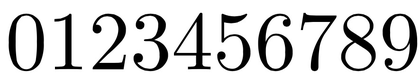
%> input picture data/classify_train/numbers/number.png, 420 x 82 px, shrunk from 886 x 172 before the run; its folder holds only this picture in this run
$ octave get_all.m   (GNU Octave 9; MATLAB toolbox functions it lacks are replaced by stand-ins)
%> lines starting %> are read from the running program, lines starting %| are printed output that depends on the picture; in (x1, y1, x2, y2) boxes, pixels count from 0 and x2, y2 are one past the last pixel; in counts of white or black regions, pixels touching at a corner belong together; the program's own positions count from 1
### code/get_symbols_x.m
function [result coord] = get_symbols(filename)

%%

%EECS 445 Group Project
%LaTex Transformer

%addpath(genpath(fullfile('tmp')));

%% Image Preprocessing

%% Rough Segmentation


im = imread(filename);
im = im2bw(im,0.9);

image{1} = im;
[rough_result, rough_coord] = rough_cut(image, [1 1]);

rough_coord = [rough_coord(:,1) rough_coord(:,3) rough_coord(:,2) rough_coord(:,4)];


%% Deep Segmentation

deep_result = cell(0);
deep_coord = zeros(0,4);

for i = 1:size(rough_result,2)
    [new_result, result_boundries] = deep_cut(rough_result{i}, rough_coord(i,:));
    deep_result = [deep_result new_result];
    deep_coord = [deep_coord; result_boundries];
end
%result = deep_result;
%coord = deep_coord;
[result coord] = combine_equal_sign(deep_result,deep_coord,im);
[result coord] = combine_dot(result,coord,im);

coord = [coord(:,1) coord(:,3) coord(:,2) coord(:,4)];

### code/rough_cut.m
function [result, coordinate] = rough_cut(im, current_origin)

result = {};
coordinate = [];
n = size(im);
n = max(n);
for i = 1:n
    tempt1 = im{i};
    tempt2 = current_origin(i,:);

    sum_col = sum(tempt1, 1);
    sum_row = sum(tempt1, 2);

    indices_col = find(sum_col == size(tempt1,1));
    indices_row = find(sum_row == size(tempt1,2));

    if( isempty(indices_col) && isempty(indices_row) )
        result = [result, tempt1];
        coordinate = [coordinate; tempt2 tempt2(1)+size(tempt1, 1)-1 tempt2(2)+size(tempt1, 2)-1];

    elseif( ~isempty(indices_col) )
        [cut_vertical, origin_vertical] = cut_element_vertical(tempt1, tempt2);
        [tempt_result, tempt_coordinate] = rough_cut(cut_vertical, origin_vertical);
        result = [result, tempt_result];
        coordinate = [coordinate; tempt_coordinate];

    else
        [cut_horizontal, origin_horizontal] = cut_element_horizontal(tempt1, tempt2);
        [tempt_result, tempt_coordinate] = rough_cut(cut_horizontal, origin_horizontal);
        result = [result, tempt_result];
        coordinate = [coordinate; tempt_coordinate];
    end

end


### code/cut_element_vertical.m
function [result, result_origin_coordinate] = cut_element_vertical(im, origin_coordinate)

result = {};
result_origin_coordinate = [];
i=1;
while 1
    sum_col = sum(im,1);

    indices_col_1 = find(sum_col ~= size(im,1));

    if isempty(indices_col_1)
        break;
    end

    if size(indices_col_1,2) == size(im,2);
        result{i} = im;
        result_origin_coordinate = [result_origin_coordinate; origin_coordinate];
        break;
    end

    im = im(:,indices_col_1(1):size(im,2) );
    if i > 1
        origin_coordinate(2) = indices_col_1(1)+indices_col_2(1)+result_origin_coordinate(i-1,2)-2;
    else
        origin_coordinate(2) = indices_col_1(1) + origin_coordinate(2) -1 ;
    end

    sum_col = sum(im,1);

    indices_col_2 = find(sum_col == size(im,1));

    if isempty(indices_col_2)
        result{i} = im;
        result_origin_coordinate = [result_origin_coordinate; origin_coordinate];
        break;
    else
        result{i} = im(:,1:indices_col_2(1)-1);
        result_origin_coordinate = [result_origin_coordinate; origin_coordinate];
    end


    im = im(:,indices_col_2(1):size(im,2));
    origin_coordinate(2) = indices_col_2(1);

    i = i+1;
end


% [22 lines of commented-out code are left out]

### code/deep_cut.m
function [output_imgs, output_boundries] = deep_cut(in_m, g)
    output_imgs = cell(0);
    output_boundries = zeros(0,4);
    m = reverse(in_m);
    while (sum(m(:)) ~= 0)
        temp = zeros(size(m));
        [y0, x0] = find_topmost(m);
        [m, temp, boundry] = find_connected_component(m, temp, y0, x0, [y0, x0, y0, x0]);
        output_imgs = [output_imgs reverse(temp(boundry(1):boundry(3),boundry(2):boundry(4)))];
        output_boundries = [output_boundries; boundry + [g(1), g(3), g(1), g(3) ]];
    end
end

function new_img = reverse(m)
   new_img = zeros(size(m));
   for i = 1:size(m,1)
       for j = 1:size(m,2)
           if m(i,j) == 0
               new_img(i,j) = 1;
           end
       end
   end
end

% [75 lines left out: functions find_topmost, find_connected_component, not called in this run]

### code/get_all.m
%%numbers;
result = cell(2,1);
prev = 0;
srcFiles = dir('classify_train\numbers\*.png');
for i = 1 : length(srcFiles)
    filename = strcat('classify_train\numbers\',srcFiles(i).name);
    labels = cell(1,10);
    for j = 1:10
        labels{j} = j+prev;
    end
    temp = [get_symbols_x(filename); labels ];
%> in get_symbols, im is the input picture: size 82x420x3 uint8; min 0, max 255, mean 211.2
%> in get_symbols, `im = im2bw(im,0.9);`:
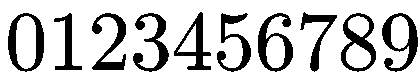
%> im: size 82x420 logical; 79.1% white; 10 black regions, largest, box (x1, y1, x2, y2) and area: (382, 13, 418, 72) 830, (258, 13, 293, 72) 816, (8, 13, 44, 72) 804
%> in rough_cut, `n = size(im);`: n = [1 1]
%> in rough_cut, `n = max(n);`: n = 1
%> the loop in rough_cut, `for i = 1:n` made 1 pass
%> (tempt2, result) on pass 1: ([1 1], {})
%> after the loop in rough_cut, `for i = 1:n`: coordinate = 10 rows, first 8: [14 9 72 44; 14 55 70 82; 14 93 70 126; 14 134 72 169; 13 175 70 211; 14 218 72 251; 14 259 72 293; 13 301 72 337]; origin_vertical = [1 9; 1 55; 1 93; 1 134; 1 175; 1 218; 1 259; 1 301; 1 342; 1 383]; tempt_coordinate has the same summary as coordinate
%> in get_symbols, `[rough_result, rough_coord] = rough_cut(image, [1 1]);`: rough_result = 10 items; rough_coord has the same summary as coordinate in rough_cut
%> in get_symbols, `rough_coord = [rough_coord(:,1) rough_coord(:,3) rough_coord(:,2) roug..`: rough_coord = 10 rows, first 8: [14 72 9 44; 14 70 55 82; 14 70 93 126; 14 72 134 169; 13 70 175 211; 14 72 218 251; 14 72 259 293; 13 72 301 337]
%> the loop in get_symbols, `for i = 1:size(rough_result,2)` made 1 pass
%> pass 1, in deep_cut, `m = reverse(in_m);`:
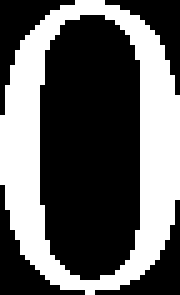
%> m: size 59x36 double (shown 5 times larger); values 0 (black) and 1 (white), 37.9% white; 1 white region, box (x1, y1, x2, y2) and area: (0, 0, 36, 59) 804
%> the run ends on the next line

$ run again, on data/classify_train/numbers/number2.PNG
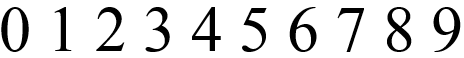
%> input picture data/classify_train/numbers/number2.PNG, 464 x 58 px
%> in get_symbols, im is the input picture: size 58x464x3 uint8; min 0, max 255, mean 220.2
%> in get_symbols, `im = im2bw(im,0.9);`:
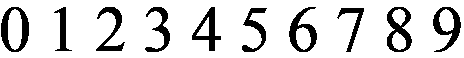
%> im: size 58x464 logical; 83.9% white; 10 black regions, largest, box (x1, y1, x2, y2) and area: (1, 7, 29, 52) 548, (387, 7, 412, 52) 533, (289, 7, 317, 52) 502
%> in rough_cut, `n = size(im);`: n = [1 1]
%> in rough_cut, `n = max(n);`: n = 1
%> the loop in rough_cut, `for i = 1:n` made 1 pass
%> (tempt2, indices_row, result) on pass 1: ([1 1], [1; 2; 3; 4; 5; 6; 7; 53; 54; 55; 56; 57; 58], {})
%> after the loop in rough_cut, `for i = 1:n`: coordinate = 10 rows, first 8: [8 2 52 29; 8 55 51 72; 8 97 51 125; 8 146 52 170; 8 193 51 221; 9 243 52 267; 8 290 52 317; 9 338 52 364]; origin_vertical = [1 2; 1 55; 1 97; 1 146; 1 193; 1 243; 1 290; 1 338; 1 388; 1 434]; tempt_coordinate has the same summary as coordinate
%> in get_symbols, `[rough_result, rough_coord] = rough_cut(image, [1 1]);`: rough_result = 10 items; rough_coord has the same summary as coordinate in rough_cut
%> in get_symbols, `rough_coord = [rough_coord(:,1) rough_coord(:,3) rough_coord(:,2) roug..`: rough_coord = 10 rows, first 8: [8 52 2 29; 8 51 55 72; 8 51 97 125; 8 52 146 170; 8 51 193 221; 9 52 243 267; 8 52 290 317; 9 52 338 364]
%> the loop in get_symbols, `for i = 1:size(rough_result,2)` made 1 pass
%> pass 1, in deep_cut, `m = reverse(in_m);`:
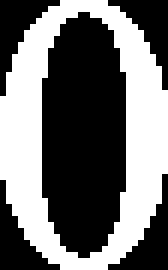
%> m: size 45x28 double (shown 6 times larger); values 0 (black) and 1 (white), 43.5% white; 1 white region, box (x1, y1, x2, y2) and area: (0, 0, 28, 45) 548

$ run again, on data/classify_train/numbers/number4.PNG
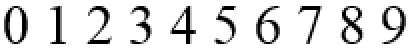
%> input picture data/classify_train/numbers/number4.PNG, 206 x 25 px (shown 2 times larger)
%> in get_symbols, im is the input picture: size 25x206x3 uint8; min 0, max 255, mean 221.4
%> in get_symbols, `im = im2bw(im,0.9);`:
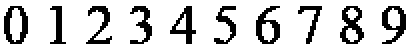
%> im: size 25x206 logical (shown 2 times larger); 81.7% white; black in thin lines or dots, all inside (x1, y1, x2, y2) = (2, 3, 203, 22)
%> in rough_cut, `n = size(im);`: n = [1 1]
%> in rough_cut, `n = max(n);`: n = 1
%> the loop in rough_cut, `for i = 1:n` made 1 pass
%> (tempt2, indices_row, result) on pass 1: ([1 1], [1; 2; 3; 23; 24; 25], {})
%> after the loop in rough_cut, `for i = 1:n`: coordinate = 10 rows, first 8: [4 3 22 14; 4 26 22 33; 4 44 22 56; 4 66 22 76; 4 86 22 98; 4 108 22 118; 4 129 22 140; 4 150 22 161]; origin_vertical = [1 3; 1 26; 1 44; 1 66; 1 86; 1 108; 1 129; 1 150; 1 171; 1 192]; tempt_coordinate has the same summary as coordinate
%> in get_symbols, `[rough_result, rough_coord] = rough_cut(image, [1 1]);`: rough_result = 10 items; rough_coord has the same summary as coordinate in rough_cut
%> in get_symbols, `rough_coord = [rough_coord(:,1) rough_coord(:,3) rough_coord(:,2) roug..`: rough_coord = 10 rows, first 8: [4 22 3 14; 4 22 26 33; 4 22 44 56; 4 22 66 76; 4 22 86 98; 4 22 108 118; 4 22 129 140; 4 22 150 161]
%> the loop in get_symbols, `for i = 1:size(rough_result,2)` made 10 passes
%> result_boundries on passes 4 to 10: [5 67 23 77], [5 87 23 99], [5 109 23 119], [5 130 23 141], [5 151 23 162], [5 172 23 183], [5 193 23 204]
%> after the loop in get_symbols, `for i = 1:size(rough_result,2)`: deep_coord = 10 rows, first 8: [5 4 23 15; 5 27 23 34; 5 45 23 57; 5 67 23 77; 5 87 23 99; 5 109 23 119; 5 130 23 141; 5 151 23 162]
%> Num = 10
%> the loop in combine_equal_sign, `` made 9 passes
%> after the loop in combine_equal_sign, ``: origin_coordinate has the same summary as deep_coord in get_symbols; origin_result = 10 items
%> in combine_equal_sign, ``: coordinate has the same summary as deep_coord in get_symbols
%> in get_symbols, `[result coord] = combine_equal_sign(deep_result,deep_coord,im);`: coord has the same summary as deep_coord
%> the loop in combine_dot, `` made 10 passes
%> in get_symbols, `coord = [coord(:,1) coord(:,3) coord(:,2) coord(:,4)];`: coord = 10 rows, first 8: [5 23 4 15; 5 23 27 34; 5 23 45 57; 5 23 67 77; 5 23 87 99; 5 23 109 119; 5 23 130 141; 5 23 151 162]
%> temp = 20 items
%> `result = [result temp];`: result = 22 items
%> `result = (result(:,2:length(result)));`: result = 20 items
